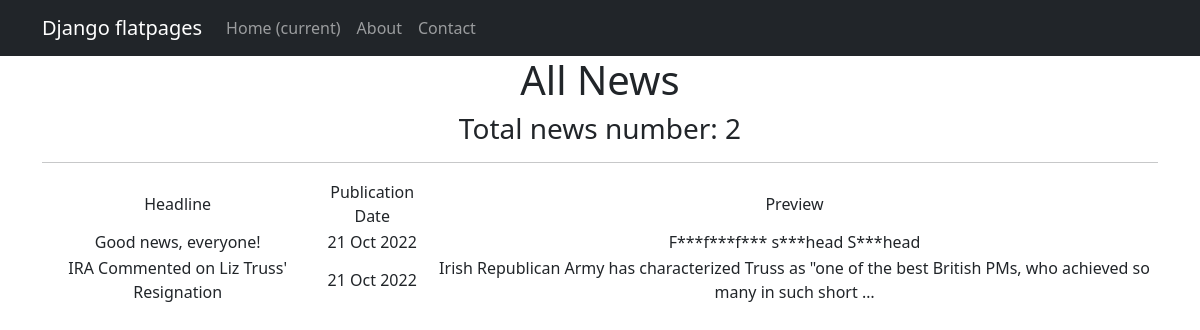
Page /news/ on the committed database.
### views_app/models.py (models this page shows)
class News(models.Model):
    name = models.CharField(
        max_length=50,
        default="Good news, everyone!"
    )
    text = models.TextField()
    upload_date = models.DateTimeField(auto_now_add=True)
    last_edit_date = models.DateTimeField(auto_now=True)

### views_app/views.py (the view)
# urls.py: path('', NewsList.as_view()),
class NewsList(ListView):
    model = News
    ordering = '-upload_date'
    template_name = 'news_list.html'
    context_object_name = 'news_list'
    def get_context_data(self, **kwargs):
        context = super().get_context_data(**kwargs)
        context['time_now'] = datetime.utcnow()
        return context

### views_app/templatetags/custom_filters.py (called while the page is built)
@register.filter(name='censor')
def rkn_english_edition(value):
    if type(value) != str:
        raise ValueError
    for swear in THOSE_VERY_SEVEN_DIRTY_WORDS:
        if swear in value:
            value = value.replace(swear, swear[0]+"*"*(len(swear)-1))
    return value

### templates/news_list.html (shortened to what this page needs)
{% extends 'flatpages/default.html' %}
{% load custom_filters %}
{% block content %}
    <h1>All News</h1>
    <h3>Total news number: {{ news_list|length }}</h3>
    <hr>
    {% if news_list %}
        <table>
            <tr>
                <td>Headline</td>
                <td>Publication Date</td>
                <td>Preview</td>
            </tr>
            {% for n in news_list %}
            <tr>
                <td>{{ n.name|censor }}</td>
                <td>{{ n.upload_date|date:'d M Y' }}</td>
                <td>{{ n.text|censor|truncatewords:20 }}</td>
            </tr>
            {% endfor %}
        </table>
    {% else %}
        <h2>It seems that nothing really happens in the world (finally)</h2>
    {% endif %}
{% endblock content %}

### templates/flatpages/default.html (shortened to what this page needs)
<!DOCTYPE html>
<html lang="en">
    <head>
        {% load static %}
        <link href="{% static 'css/styles.css' %}" rel="stylesheet" />
    </head>
    <body>
        <nav class="navbar navbar-expand-lg navbar-dark bg-dark static-top">
            <div class="container">
                <a class="navbar-brand" href="#">Django flatpages</a>
                <div class="collapse navbar-collapse" id="navbarResponsive">
                    <ul class="navbar-nav ml-auto">
                        <li class="nav-item active">
                            <a class="nav-link" href="#">Home
                                <span class="sr-only">(current)</span>
                            </a>
                        </li>
                        <li class="nav-item">
                            <a class="nav-link" href="/about/">About</a>
                        </li>
                        <li class="nav-item">
                            <a class="nav-link" href="/contacts/">Contact</a>
                        </li>
                    </ul>
                </div>
            </div>
            </nav>
        <div class="container">
            <div class="row">
                <div class="col-lg-12 text-center">
                    {% block content %}{% endblock content %}
                </div>
            </div>
        </div>
    </body>
</html>

### rows in the picture
News: name|censor "Good news, everyone!", upload_date "21 Oct 2022", text|censor "F***f***f*** s***head S***head"
News: name|censor "IRA Commented on Liz Truss' Resignation", upload_date "21 Oct 2022", text|censor "Irish Republican Army has characterized Truss as \"one of the best British PMs, who achieved so many in such short …"

### other values in the picture
{{ news_list|length }} "2"
